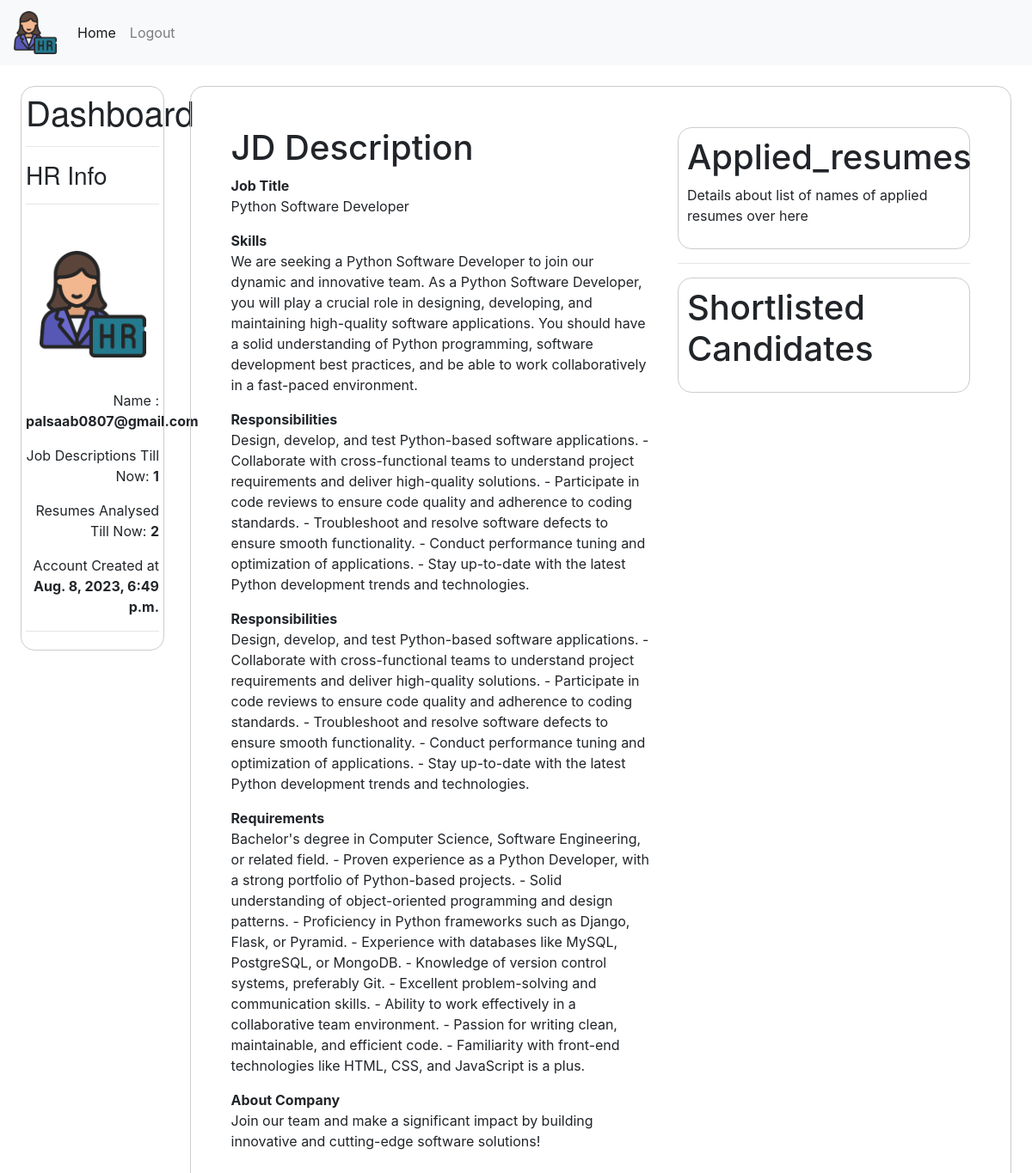
Page /JDProgress/4 (signed in) on the committed database.
### hr/models.py (models this page shows, shortened)
class User(AbstractUser):
    employer_id= models.CharField(max_length=25, null=True, blank=True)
    employer_name= models.CharField(max_length=100, null=True, blank=True)
    department = models.CharField(max_length=20,null=True,blank=True)
    is_hr = models.BooleanField(default=True)
    visited = models.BooleanField(default=False)

class BaseFields(models.Model):
    created_at = models.DateTimeField(auto_now_add=True)
    updated_at = models.DateTimeField(auto_now=True)
    class Meta:
        abstract = True

class Job_Description(BaseFields):
    hr_id = models.ForeignKey(User,on_delete=models.CASCADE,related_name='hr_id')
    jd_title= models.CharField(max_length= 100, null=True)
    job_description = models.JSONField()
    recommendation_used = models.BooleanField(default=False)

### hr/views.py (the view)
# urls.py: path('JDProgress/<str:jd_id>',views.JD_Progress,name='jd_progress'),
def JD_Progress(request,jd_id):
    jd = Job_Description.objects.get(id=jd_id,hr_id=request.user)
    applied_resumes = Applied_resume.objects.filter(jd_id=jd).all()
    test_update = []
    for resume in applied_resumes:
        try:
            obj = TEST_CREDENTIALS.objects.get(resume_id=resume)
            test_update += [obj]
        except:
            continue
    return render(request,'hr/jd_progress.html',{
        'jd':jd,
        'applied_resumes' : applied_resumes,
        'test_updates':test_update
    })

### hr/templates/hr/jd_progress.html (shortened to what this page needs)
{% extends 'hr/layout.html' %}
{%block body%}
    <div class="container-fluid">
        <div class="row">
            <div class="col-md-7">
                <h1>JD Description</h1>
                <b>Job Title</b>
                <p>{{jd.jd_title}}</p>
                <b>Skills</b>
                <p>{{jd.job_description.skills}}</p>
                <b>Responsibilities</b>
                <p>{{jd.job_description.responsibilities}}</p>
                <b>Responsibilities</b>
                <p>{{jd.job_description.responsibilities}}</p>
                <b>Requirements</b>
                <p>{{jd.job_description.requirements}}</p>
                <b>About Company</b>
                <p>{{jd.job_description.about_company}}</p>
            </div>
            <div class="col-md-5">
                <div class="welcome">
                    <h1>Applied_resumes</h1>
                <p>Details about list of names of applied resumes over here</p>
                </div>
                <hr>
                <div class="welcome">
                    <h1>Shortlisted Candidates</h1>
                </div>
            </div>
        </div>
    </div>
{%endblock%}

### hr/templates/hr/layout.html (shortened to what this page needs)
{% load static %}
<!DOCTYPE html>
<html lang="en">
    <head>
        <link rel="stylesheet" href="https://stackpath.bootstrapcdn.com/bootstrap/4.4.1/css/bootstrap.min.css">
        <link rel="stylesheet" href="{% static 'hr/styles.css' %}">
    </head>
    <body>
        <nav class="navbar navbar-expand-lg navbar-light bg-light">
          <a class="navbar-brand" href="#">
            <img src="{% static 'hr\hr-manager.png' %}" width="50" height="50" alt="">
          </a>
            <div class="collapse navbar-collapse" id="navbarSupportedContent">
              <ul class="navbar-nav mr-auto">
                <li class="nav-item active">
                  <a class="nav-link" href="{%url 'index'%}">Home <span class="sr-only">(current)</span></a>
                </li>
                {% if request.user.is_authenticated %}
                <li class="nav-item">
                  <a class="nav-link" href="{% url 'logout' %}">Logout</a>
                </li>
                {% endif%}
              </ul>
            </div>
          </nav>
        <div class="container-fluid">
          <div class="row">
            <div class="col-md-2" style="height: auto;">
              <div class="welcome">
                <div class="info">
                  <h1 style="font-family: Helvetica Neue;">Dashboard</h1>
                  <hr>
                  <h3 style="font-family: Helvetica Neue;">HR Info</h3>
                  <hr>
                  <div style="text-align:right; margin:0px auto 0px auto;">
                    <div style="display: flex; justify-content: center; align-items: center; height: 200px;">
                      <img src="{% static 'hr\hr-manager.png' %}" alt="Centered Image" style="max-height: 80%; max-width: 80%;">
                    </div>
                    <p>Name : <b>{{request.user.username}}</b></p>
                    <p>Job Descriptions Till Now: <b id="pdf_count">1</b></p>
                    <p>Resumes Analysed Till Now: <b id="pdf_count">2</b></p>
                    <p>Account Created at <b>{{request.user.date_joined}}</b></p>
                  </div>
                  <hr>
                </div>
              </div>
            </div>
            <div class="col-md-10">
              <div class="welcome">
              {% block body %}
              {% endblock %}
            </div>
            </div>
          </div>
        </div>
    </body>
</html>

### hr/templates/hr/layout.html (style rules this page uses)
.container-fluid { padding: 2%; }
.welcome { border: 1px solid #ccc!important;border-radius: 16px; width: auto; padding: 3%; }

### rows in the picture
User: user.username "palsaab0807@gmail.com", user.date_joined "Aug. 8, 2023, 6:49 p.m."
Job_Description: jd_title "Python Software Developer", job_description.skills "We are seeking a Python Software Developer to join our dynamic and innovative team. As a Python Software Developer, you will play a crucial role in designing, developing, and maintaining high-quality software applications. You should have a solid understanding of Python programming, software development best practices, and be able to work collaboratively in a fast-paced environment.", job_description.responsibilities "Design, develop, and test Python-based software applications. - Collaborate with cross-functional teams to understand project requirements and deliver high-quality solutions. - Participate in code reviews to ensure code quality and adherence to coding standards. - Troubleshoot and resolve software defects to ensure smooth functionality. - Conduct performance tuning and optimization of applications. - Stay up-to-date with the latest Python development trends and technologies.", job_description.requirements "Bachelor's degree in Computer Science, Software Engineering, or related field. - Proven experience as a Python Developer, with a strong portfolio of Python-based projects. - Solid understanding of object-oriented programming and design patterns. - Proficiency in Python frameworks such as Django, Flask, or Pyramid. - Experience with databases like MySQL, PostgreSQL, or MongoDB. - Knowledge of version control systems, preferably Git. - Excellent problem-solving and communication skills. - Ability to work effectively in a collaborative team environment. - Passion for writing clean, maintainable, and efficient code. - Familiarity with front-end technologies like HTML, CSS, and JavaScript is a…", job_description.about_company "Join our team and make a significant impact by building innovative and cutting-edge software solutions!"
